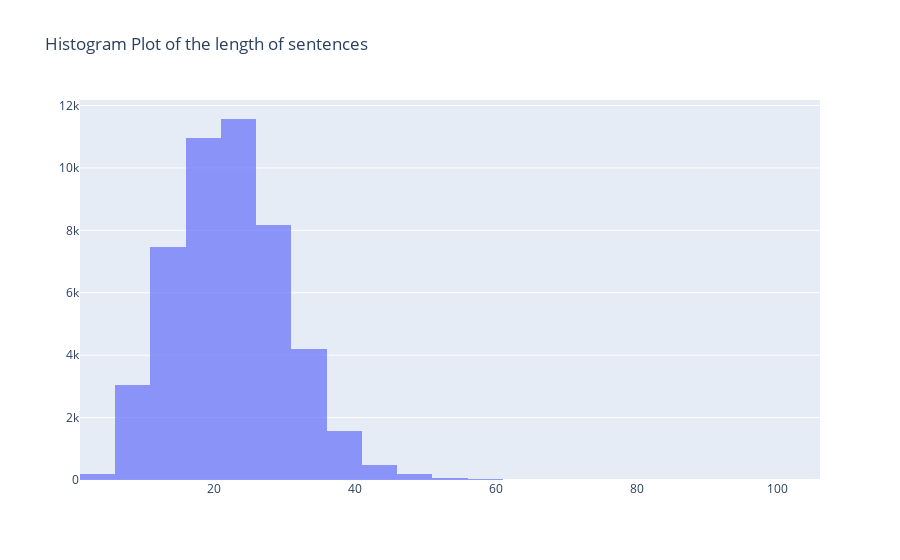

Source (notebook cell):
### Code cell
import plotly.graph_objs as go
import plotly.offline as pyo

# Create a histogram trace
trace = go.Histogram(x=word_counts["Word count"], xbins=dict(start=min(word_counts["Word count"]), end=max(word_counts["Word count"]), size=5), opacity=0.7)

# Create a layout
layout = go.Layout(title="Histogram Plot of the length of sentences")

# Create a figure and add the trace
fig = go.Figure(data=[trace], layout=layout)

# Display the plot (offline mode)
pyo.iplot(fig)

### Figure 1 — Plotly figure (JSON) as saved in the notebook; plotly's stock layout.template omitted (floating-point values rounded to 4 significant figures; data arrays with more than 128 entries replaced by an {"elided": "..."} marker saying what was removed)
{"data": [{"opacity": 0.7, "type": "histogram", "x": {"elided": "47959 int values"}, "xbins": {"end": 104, "size": 5, "start": 1}}], "layout": {"title": {"text": "Histogram Plot of the length of sentences"}}}
